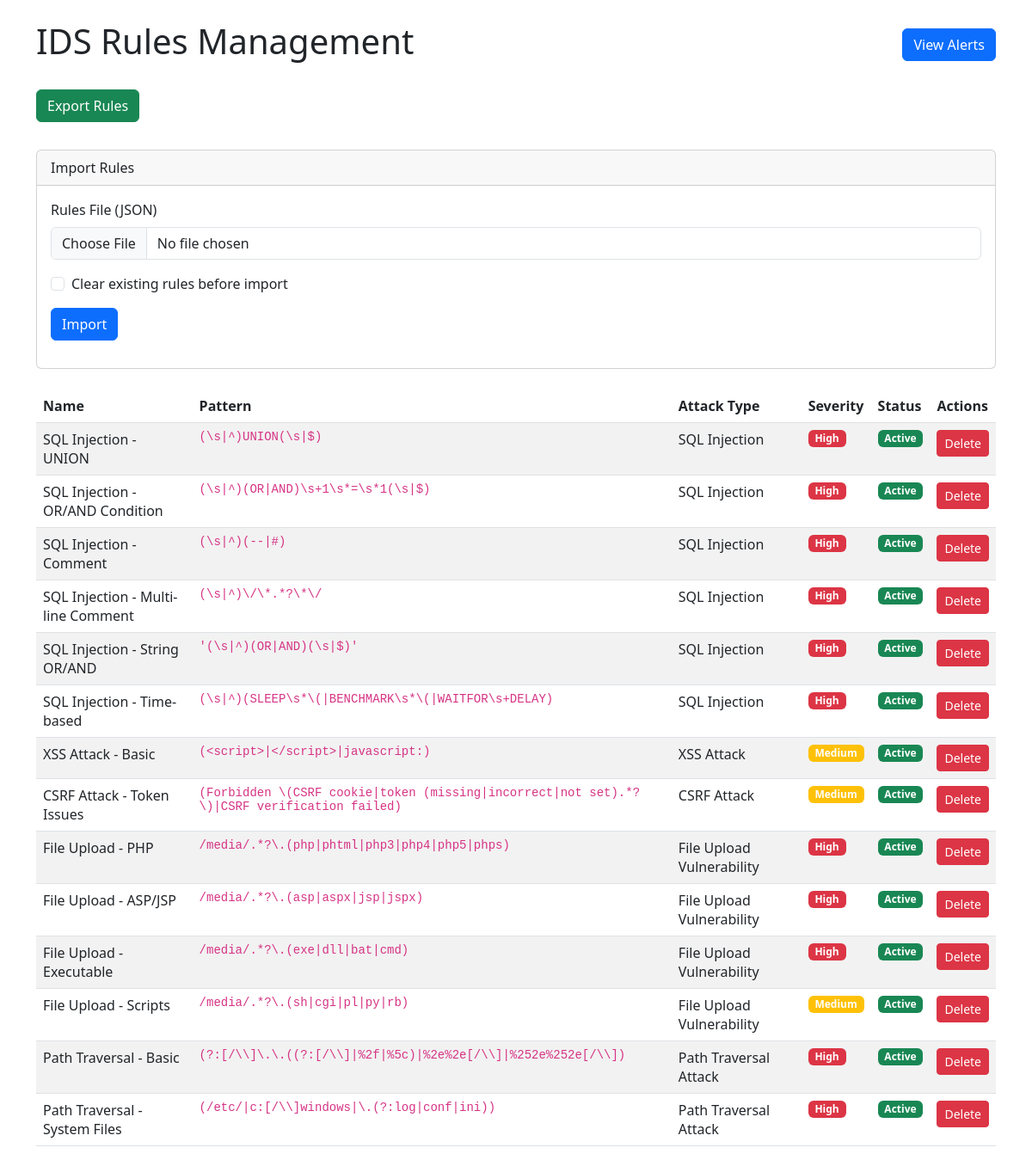
Screenshot of /rules/ with the database file from the repository.
### IDSWeb/models.py (models this page shows, shortened)
class Rule(models.Model):
    SEVERITY_CHOICES = [
        ('High', 'High'),
        ('Medium', 'Medium'),
        ('Low', 'Low'),
    ]
    name = models.CharField(max_length=100)
    pattern = models.TextField(help_text="Regular expression pattern to match")
    attack_type = models.CharField(max_length=100)
    severity = models.CharField(max_length=20, choices=SEVERITY_CHOICES)
    is_active = models.BooleanField(default=True)
    created_at = models.DateTimeField(auto_now_add=True)
    updated_at = models.DateTimeField(auto_now=True)
    def match(self, log_entry):
        try:
            return bool(re.search(self.pattern, log_entry, re.IGNORECASE))
        except re.error:
            return False

### IDSWeb/views.py (the view)
# urls.py: path('rules/', RuleListView.as_view(), name='rule_list'),
class RuleListView(ListView):
    model = Rule
    template_name = 'rule_list.html'
    context_object_name = 'rules'
    def get_context_data(self, **kwargs):
        context = super().get_context_data(**kwargs)
        context['can_import_export'] = True
        return context

### IDSWeb/templates/rule_list.html (shortened to what this page needs)
<link href="https://cdn.jsdelivr.net/npm/bootstrap@5.3.0-alpha1/dist/css/bootstrap.min.css" rel="stylesheet">
{% block content %}
<div class="container mt-4">
    <div class="d-flex justify-content-between align-items-center mb-4">
        <h1>IDS Rules Management</h1>
        <a href="{% url 'IDSWeb:alert_list' %}" class="btn btn-primary">View Alerts</a>
    </div>
    <div class="mb-3 d-flex gap-2">
        <form action="{% url 'IDSWeb:export_rules' %}" method="post" class="d-inline">
            <button type="submit" class="btn btn-success">Export Rules</button>
        </form>
    </div>
    <div class="card mb-4">
        <div class="card-header">
            Import Rules
        </div>
        <div class="card-body">
            <form action="{% url 'IDSWeb:import_rules' %}" method="post" enctype="multipart/form-data" id="importForm">
                <div class="mb-3">
                    <label class="form-label">Rules File (JSON)</label>
                    <input type="file" name="rules_file" class="form-control" accept=".json" required>
                </div>
                <div class="mb-3 form-check">
                    <input type="checkbox" name="clear_existing" class="form-check-input" id="clearExisting">
                    <label class="form-check-label" for="clearExisting">
                        Clear existing rules before import
                    </label>
                </div>
                <button type="submit" class="btn btn-primary">Import</button>
            </form>
        </div>
    </div>
    <table class="table table-striped">
        <thead>
            <tr>
                <th>Name</th>
                <th>Pattern</th>
                <th>Attack Type</th>
                <th>Severity</th>
                <th>Status</th>
                <th>Actions</th>
            </tr>
        </thead>
        <tbody>
            {% for rule in rules %}
            <tr>
                <td>{{ rule.name }}</td>
                <td><code>{{ rule.pattern }}</code></td>
                <td>{{ rule.attack_type }}</td>
                <td>
                    <span class="badge {% if rule.severity == 'High' %}bg-danger{% elif rule.severity == 'Medium' %}bg-warning{% else %}bg-info{% endif %}">
                        {{ rule.severity }}
                    </span>
                </td>
                <td>
                    <span class="badge {% if rule.is_active %}bg-success{% else %}bg-secondary{% endif %}">
                        {{ rule.is_active|yesno:"Active,Inactive" }}
                    </span>
                </td>
                <td>
                    <a href="{% url 'IDSWeb:rule_delete' rule.pk %}" class="btn btn-sm btn-danger">Delete</a>
                </td>
            </tr>
            {% endfor %}
        </tbody>
    </table>
</div>
{% endblock %}

### rows the page displays
Rule: name "SQL Injection - UNION", pattern "(\\s|^)UNION(\\s|$)", attack_type "SQL Injection", severity "High", is_active "Active"
Rule: name "SQL Injection - OR/AND Condition", pattern "(\\s|^)(OR|AND)\\s+1\\s*=\\s*1(\\s|$)", attack_type "SQL Injection", severity "High", is_active "Active"
Rule: name "SQL Injection - Comment", pattern "(\\s|^)(--|#)", attack_type "SQL Injection", severity "High", is_active "Active"
Rule: name "SQL Injection - Multi-line Comment", pattern "(\\s|^)\\/\\*.*?\\*\\/", attack_type "SQL Injection", severity "High", is_active "Active"
Rule: name "SQL Injection - String OR/AND", pattern "'(\\s|^)(OR|AND)(\\s|$)'", attack_type "SQL Injection", severity "High", is_active "Active"
Rule: name "SQL Injection - Time-based", pattern "(\\s|^)(SLEEP\\s*\\(|BENCHMARK\\s*\\(|WAITFOR\\s+DELAY)", attack_type "SQL Injection", severity "High", is_active "Active"
Rule: name "XSS Attack - Basic", pattern "(<script>|</script>|javascript:)", attack_type "XSS Attack", severity "Medium", is_active "Active"
Rule: name "CSRF Attack - Token Issues", pattern "(Forbidden \\(CSRF cookie|token (missing|incorrect|not set).*?\\)|CSRF verification failed)", attack_type "CSRF Attack", severity "Medium", is_active "Active"
Rule: name "File Upload - PHP", pattern "/media/.*?\\.(php|phtml|php3|php4|php5|phps)", attack_type "File Upload Vulnerability", severity "High", is_active "Active"
Rule: name "File Upload - ASP/JSP", pattern "/media/.*?\\.(asp|aspx|jsp|jspx)", attack_type "File Upload Vulnerability", severity "High", is_active "Active"
Rule: name "File Upload - Executable", pattern "/media/.*?\\.(exe|dll|bat|cmd)", attack_type "File Upload Vulnerability", severity "High", is_active "Active"
Rule: name "File Upload - Scripts", pattern "/media/.*?\\.(sh|cgi|pl|py|rb)", attack_type "File Upload Vulnerability", severity "Medium", is_active "Active"
Rule: name "Path Traversal - Basic", pattern "(?:[/\\\\]\\.\\.((?:[/\\\\]|%2f|%5c)|%2e%2e[/\\\\]|%252e%252e[/\\\\])", attack_type "Path Traversal Attack", severity "High", is_active "Active"
Rule: name "Path Traversal - System Files", pattern "(/etc/|c:[/\\\\]windows|\\.(?:log|conf|ini))", attack_type "Path Traversal Attack", severity "High", is_active "Active"
